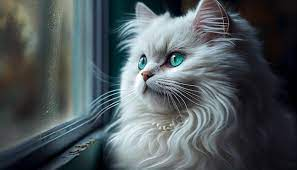
#> input picture gatin.jfif, 297 x 170 px
$ jupyter execute clase14_03_24.ipynb
#> lines starting #> are read from the running program, lines starting #| are printed output that depends on the picture; after the words box and inside, x2 and y2 are one past the last pixel; in counts of white or black regions, pixels touching at a corner belong together
[cell 1]
import cv2
import numpy as np
import matplotlib.pyplot as plt

# Leer la imagen en escala de grises
imagen = cv2.imread('gatin.jfif', 0)
#> imagen: shape (170, 297); min 0, max 255, mean 85.8

# Función para calcular el umbral variable utilizando la técnica de partición
def umbral_variable(imagen, tamano_bloque, c_parametro):
#> called with tamano_bloque = 25, c_parametro = 10
    imagen_umbral = np.zeros_like(imagen)
    for y in range(0, imagen.shape[0], tamano_bloque):
        for x in range(0, imagen.shape[1], tamano_bloque):
            bloque = imagen[y:y+tamano_bloque, x:x+tamano_bloque]
            media_bloque = np.mean(bloque)
            umbral = media_bloque - c_parametro
            imagen_umbral[y:y+tamano_bloque, x:x+tamano_bloque] = (bloque > umbral) * 255
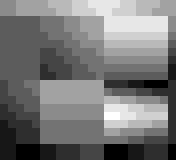
#> bloque: shape (20, 22) (shown 8 times larger); min 12, max 23, mean 17.1; drawn with min black and max white
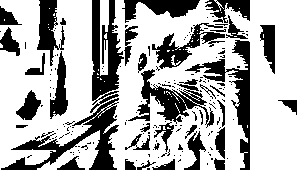
#> imagen_umbral: shape (170, 297); 68.2% white; 186 black regions (147 under 20 px), largest, box (x1, y1, x2, y2) and area: (1, 98, 119, 170) 2212, (90, 0, 124, 113) 1969, (185, 40, 250, 170) 1769
    return imagen_umbral

# Definir tamaño de bloque y parámetro de compensación
tamano_bloque = 25
c_parametro = 10

# Aplicar umbralización variable
imagen_umbral = umbral_variable(imagen, tamano_bloque, c_parametro)

# Mostrar la imagen original y la imagen umbralizada
plt.figure(figsize=(10, 5))
plt.subplot(1, 2, 1)
plt.imshow(imagen, cmap='gray')
plt.title('Imagen Original')
plt.subplot(1, 2, 2)
plt.imshow(imagen_umbral, cmap='gray')
plt.title('Umbralización Variable')
plt.show()

[cell 2]
import cv2
import numpy as np
import matplotlib.pyplot as plt

# Leer la imagen en escala de grises
imagen = cv2.imread('gatito.jpg', 0)
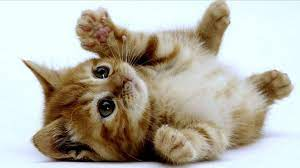
#> input picture gatito.jpg, 300 x 168 px
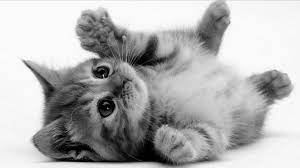
#> imagen: shape (168, 300); min 0, max 255, mean 178.4

# Función para calcular el umbral variable utilizando la técnica de variables locales
def umbral_local(imagen, tamano_bloque, offset_umbral):
#> called with tamano_bloque = 25, offset_umbral = 0.8
    imagen_umbral = np.zeros_like(imagen)
    for y in range(0, imagen.shape[0], tamano_bloque):
        for x in range(0, imagen.shape[1], tamano_bloque):
            bloque = imagen[y:y+tamano_bloque, x:x+tamano_bloque]
            media_bloque = np.mean(bloque)
            desviacion_bloque = np.std(bloque)
            umbral = media_bloque - (offset_umbral * desviacion_bloque)
            imagen_umbral[y:y+tamano_bloque, x:x+tamano_bloque] = (bloque > umbral) * 255
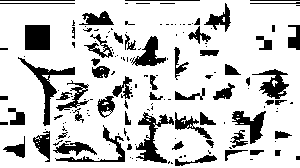
#> imagen_umbral: shape (168, 300); 79.9% white; 158 black regions (98 under 20 px), largest, box (x1, y1, x2, y2) and area: (18, 57, 75, 126) 699, (136, 112, 174, 163) 687, (25, 25, 50, 50) 625
    return imagen_umbral

# Definir tamaño de bloque y offset de umbral
tamano_bloque = 25
offset_umbral = 0.8

# Aplicar umbralización variable
imagen_umbral = umbral_local(imagen, tamano_bloque, offset_umbral)

# Mostrar la imagen original y la imagen umbralizada
plt.figure(figsize=(10, 5))
plt.subplot(1, 2, 1)
plt.imshow(imagen, cmap='gray')
plt.title('Imagen Original')
plt.subplot(1, 2, 2)
plt.imshow(imagen_umbral, cmap='gray')
plt.title('Umbralización Variable')
plt.show()

[cell 3]
import cv2
import numpy as np
import matplotlib.pyplot as plt


img =cv2.imread('girl1.jpg',0)
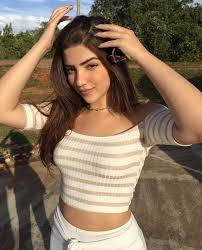
#> input picture girl1.jpg, 202 x 250 px
#> img: shape (250, 202); min 0, max 255, mean 117
img2=np.random.randint(0,256,(300,300),dtype=np.uint8)

_,umb_trunc=cv2.threshold(img, 127,200,cv2.THRESH_TRUNC)
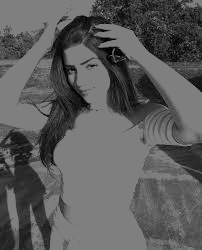
#> umb_trunc: shape (250, 202); min 0, max 127, mean 91.9
_,umb_trunc2=cv2.threshold(img2, 127,200,cv2.THRESH_TRUNC)


_,umb_tozero=cv2.threshold(img,127,255,cv2.THRESH_TOZERO)
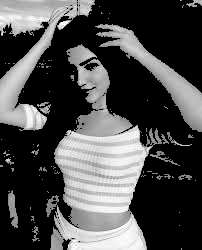
#> umb_tozero: shape (250, 202); min 0, max 255, mean 76.6
_,umb_tozero2=cv2.threshold(img2,127,255,cv2.THRESH_TOZERO)


_,umb_tozero_INV=cv2.threshold(img,127,255,cv2.THRESH_TOZERO_INV)
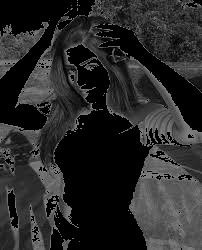
#> umb_tozero_INV: shape (250, 202); min 0, max 127, mean 40.4
_,umb_tozero_INV2=cv2.threshold(img2,127,255,cv2.THRESH_TOZERO_INV)


plt.figure(figsize=(15, 8))
plt.subplot(2,4,1)
plt.imshow(img,cmap='gray')
plt.title('original')

plt.subplot(2,4,2)
plt.imshow(img2,cmap='gray')
plt.title('img random')

plt.subplot(2,4,3)
plt.imshow(umb_trunc,cmap='gray')
plt.title('umb_trunc')

plt.subplot(2,4,4)
plt.imshow(umb_trunc2,cmap='gray')
plt.title('umb_trunc 2')

plt.subplot(2,4,5)
plt.imshow(umb_tozero,cmap='gray')
plt.title('umb_tozero')

plt.subplot(2,4,6)
plt.imshow(umb_tozero2,cmap='gray')
plt.title('umb_tozero 2')


plt.subplot(2,4,7)
plt.imshow(umb_tozero_INV,cmap='gray')
plt.title('umb_tozero_INV')

plt.subplot(2,4,8)
plt.imshow(umb_tozero_INV2,cmap='gray')
plt.title('umb_tozero_INV 2')

plt.show()

PRACTICA DE LABORATORIO 2 (UMBRALIZACION)

	Genera una imagen en escala de grises (diferente a la generada en clase)
	(una imagen gradiante o lineal"investigacion")
    Aplica uno o más métodos de umbralización visto en clases para segmentar
	la imagen y resaltar diferentes partes del gradiente.
    Cada una de estas aplicaciones debe estar en métodos distintos de tal
	manera que solo deberiamos llamar al nombre del metodo y a la imagen que queremos afectar
	Visualiza la imagen original y las imágenes segmentadas resultantes tituladas
	con los efectos ralizados correspondientemente .

[cell 4]
import cv2
import numpy as np
import matplotlib.pyplot as plt

# Generar una imagen con un gradiente lineal
altura = 200
ancho = 400
imagen_gradiente = np.zeros((altura, ancho), dtype=np.uint8)
for y in range(altura):
    for x in range(ancho):
        imagen_gradiente[y, x] = int(255 * x / ancho)

# Método de umbralización Otsu
_, imagen_otsu = cv2.threshold(imagen_gradiente, 0, 255, cv2.THRESH_OTSU)

# Método de umbralización binaria
_, imagen_binaria = cv2.threshold(imagen_gradiente, 127, 255, cv2.THRESH_BINARY)

# Método de umbralización binaria inversa
_, imagen_binaria_inversa = cv2.threshold(imagen_gradiente, 127, 255, cv2.THRESH_BINARY_INV)

# Método de umbralización Isodata
_, imagen_isodata = cv2.threshold(imagen_gradiente, 0, 255, cv2.THRESH_OTSU + cv2.THRESH_BINARY)

# Método de umbralización de dos picos
_, imagen_dos_picos = cv2.threshold(imagen_gradiente, 0, 255, cv2.THRESH_BINARY + cv2.THRESH_OTSU)

# Método de umbralización adaptativa
imagen_adaptativa = cv2.adaptiveThreshold(imagen_gradiente, 255, cv2.ADAPTIVE_THRESH_MEAN_C, cv2.THRESH_BINARY, 11, 2)

# Método de umbralización adaptativa gaussiana
imagen_adaptativa_gaussiana = cv2.adaptiveThreshold(imagen_gradiente, 255, cv2.ADAPTIVE_THRESH_GAUSSIAN_C, cv2.THRESH_BINARY, 11, 2)

# Método de umbralización variable
# Función para calcular el umbral variable utilizando la técnica de partición
def umbral_variable(imagen_gradiente, tamano_bloque, c_parametro):
#> called with tamano_bloque = 25, c_parametro = 10
    imagen_umbral = np.zeros_like(imagen_gradiente)
    for y in range(0, imagen_gradiente.shape[0], tamano_bloque):
        for x in range(0, imagen_gradiente.shape[1], tamano_bloque):
            bloque = imagen_gradiente[y:y+tamano_bloque, x:x+tamano_bloque]
            media_bloque = np.mean(bloque)
            umbral = media_bloque - c_parametro
            imagen_umbral[y:y+tamano_bloque, x:x+tamano_bloque] = (bloque > umbral) * 255
    return imagen_umbral

# Definir tamaño de bloque y parámetro de compensación
tamano_bloque = 25
c_parametro = 10

# Aplicar umbralización variable
imagen_umbral_variable = umbral_variable(imagen_gradiente, tamano_bloque, c_parametro)


# Método de umbralización truncada
_, imagen_truncada = cv2.threshold(imagen_gradiente, 127, 255, cv2.THRESH_TRUNC)

# Método de umbralización a cero
_, imagen_tozero = cv2.threshold(imagen_gradiente, 127, 255, cv2.THRESH_TOZERO)

# Método de umbralización local utilizando la técnica de variables locales
def umbralizacion_local(imagen_gradiente, block_size, threshold_offset):
#> called with block_size = 25, threshold_offset = 0.8
    threshold_image = np.zeros_like(imagen_gradiente)
    for y in range(0, imagen_gradiente.shape[0], block_size):
        for x in range(0, imagen_gradiente.shape[1], block_size):
            block = imagen_gradiente[y:y+block_size, x:x+block_size]
            block_mean = np.mean(block)
            block_std = np.std(block)
            threshold = block_mean - (threshold_offset * block_std)
            threshold_image[y:y+block_size, x:x+block_size] = (block > threshold) * 255
    return threshold_image

# Parámetros para umbralización local
block_size_local = 25
threshold_offset_local = 0.8

# Aplicar umbralización local
imagen_local = umbralizacion_local(imagen_gradiente, block_size_local, threshold_offset_local)

# Visualizacion

plt.figure(figsize=(10, 8))
plt.subplot(4,3,1)
plt.imshow(imagen_gradiente, cmap='gray')
plt.title('original')


plt.subplot(4,3,2)
plt.imshow(imagen_otsu,cmap='gray')
plt.title('otsu')

plt.subplot(4,3,3)
plt.imshow(imagen_binaria,cmap='gray')
plt.title('binaria')

plt.subplot(4,3,4)
plt.imshow(imagen_binaria_inversa,cmap='gray')
plt.title('binaria_inversa')


plt.subplot(4,3,5)
plt.imshow(imagen_isodata,cmap='gray')
plt.title('isodata')

plt.subplot(4,3,6)
plt.imshow(imagen_dos_picos,cmap='gray')
plt.title('imagen_dos_picos')

plt.subplot(4,3,7)
plt.imshow(imagen_adaptativa ,cmap='gray')
plt.title('adaptativa ')


plt.subplot(4,3,8)
plt.imshow(imagen_adaptativa_gaussiana ,cmap='gray')
plt.title('adaptativa_gaussiana ')

plt.subplot(4,3,9)
plt.imshow(imagen_umbral_variable ,cmap='gray')
plt.title('variable ')

plt.subplot(4,3,10)
plt.imshow(imagen_local ,cmap='gray')
plt.title('local ')

plt.subplot(4,3,11)
plt.imshow(imagen_truncada ,cmap='gray')
plt.title('truncada ')


plt.subplot(4,3,12)
plt.imshow(imagen_tozero ,cmap='gray')
plt.title('tozero ')


plt.show()
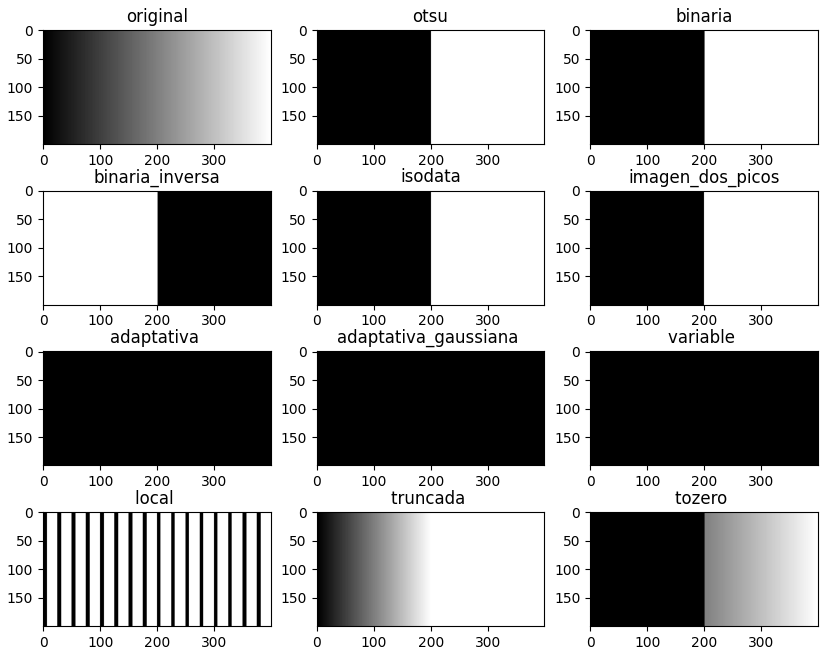
#> figure drawn by matplotlib, 12 panels
